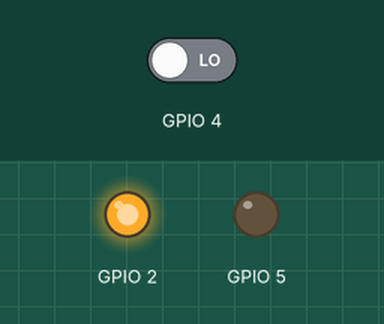
Bench run of a sketch on a simulated ESP8266 (NodeMCU). Parts: output pins drawn as LEDs (lit = HIGH, except the on-board LED, lit = LOW). The inputs (shaded band) are chosen by the test bench; at power-on: GPIO 4 LOW. WiFi joins after 1.5 s; servers stay silent unless stated; what the sketch prints to the serial monitor is not drawn.

Above: at 0.1 s.
At 42.0 s:
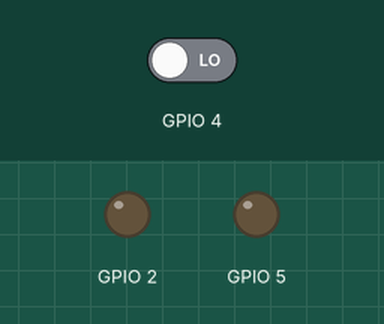
Timing chart, 0 to 43.5 s (numbered marks = the images above):
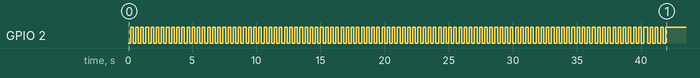

The sketch:

garage_04_alexa.ino
```cpp
#include <ESP8266WiFi.h>

#include <DHT.h>
#include "fauxmoESP.h"

fauxmoESP fauxmo;

#define WIFI_SSID "entropy"
#define WIFI_PASS "xxxxxx"

#define DHTPIN 2          // What digital pin we're connected to
#define DHTTYPE DHT11     // DHT 11
DHT dht(DHTPIN, DHTTYPE);

int garageEvent = 3; // undefined

void tick()
{
  //toggle state
  int state = digitalRead(BUILTIN_LED);  // get the current state of GPIO1 pin
  digitalWrite(BUILTIN_LED, !state);     // set pin to the opposite state
}


void setup()
{

  Serial.begin(115200);
  Serial.println("Starting....");
    Serial.println("garage_04_alexa 070617");
  //set led pin as output
  pinMode(BUILTIN_LED, OUTPUT);
  pinMode(5, OUTPUT);
  pinMode(4, INPUT);

  // -----------------------------------------------------------------------------
  // Wifi
  // -----------------------------------------------------------------------------

  // Set WIFI module to STA mode
  WiFi.mode(WIFI_STA);

  // Connect
  //Serial.printf("[WIFI] Connecting to %s ", WIFI_SSID);
  //WiFi.begin(WIFI_SSID, WIFI_PASS);

  // Wait
  int wifiwait = 0;

  while (WiFi.status() != WL_CONNECTED) {
    Serial.print(".");
    wifiwait++;
    digitalWrite(BUILTIN_LED, LOW);
   // digitalWrite(5, HIGH);
    delay(200);
    digitalWrite(BUILTIN_LED, HIGH);
  //  digitalWrite(5, LOW);
    delay(200);
    if (wifiwait > 100) {
      wifiwait = 0;
      WiFi.disconnect();
      delay(100);
      Serial.printf("[WIFI] Connecting to %s ", WIFI_SSID);
      WiFi.begin(WIFI_SSID, WIFI_PASS);
    }
  }


  Serial.println();

  // Connected!
  Serial.printf("[WIFI] STATION Mode, SSID: %s, IP address: %s\n", WiFi.SSID().c_str(), WiFi.localIP().toString().c_str());


  //digitalWrite(BUILTIN_LED, HIGH);


  //  timer.setInterval(600000L, sendSensor);  // every 10min send DHT metric
  //  timer.setInterval(1000L, checkDoorSensor);  // every 1s check door sensor

  fauxmo.addDevice("garage");


  //
  fauxmo.onMessage([](unsigned char device_id, const char * device_name, bool state) {

    Serial.printf("[MAIN] Device #%d (%s) state: %s\n", device_id, device_name, state ? "ON" : "OFF");

    if ((strcmp(device_name, "garage") == 0)) {
      garageEvent = state ? 1 : 0;

    }

});

}


  //      if (state == true) {
  //        Serial.println("Garage: received request for HIGH - open garage");
  //
  //        if (DoorState == 1) {
  //          Serial.println("Door already open - no action");
  //        }  else {
  //
  //          Serial.println("Opening garage - toggle for 250ms");
  //          digitalWrite(5, HIGH);
  //          digitalWrite(BUILTIN_LED, HIGH);
  //
  //          static unsigned long last = millis();
  //          while (last + 300 > millis()) {
  //            ESP.wdtFeed();
  //          }
  //
  //          digitalWrite(5, LOW);
  //          digitalWrite(BUILTIN_LED, LOW);
  //          Serial.println("toggle done.");
  //        }
  //      } else {
  //
  //        Serial.println("Garage: received request for LOW - close garage");
  //
  //        if (DoorState == 0) {
  //          Serial.println("Door already closed - no action");
  //        }  else {
  //
  //          Serial.println("Closing garage - toggle for 250ms");
  //          digitalWrite(5, HIGH);
  //          digitalWrite(BUILTIN_LED, HIGH);
  //
  //          static unsigned long last = millis();
  //          while (last + 300 > millis()) {
  //            ESP.wdtFeed();
  //          }
  //
  //          digitalWrite(5, LOW);
  //          digitalWrite(BUILTIN_LED, LOW);
  //          digitalWrite(BUILTIN_LED, 0);
  //          Serial.println("toggle done.");
  //        }
  //
  //
  //      }


void loop()
{
  //  timer.run(); // Initiates SimpleTimer

  fauxmo.handle();
  ESP.wdtFeed();
  static unsigned long last_loop = millis();
  if (millis() - last_loop > 5000) {
    last_loop = millis();
    Serial.printf("[MAIN] Free heap: %d bytes\n", ESP.getFreeHeap());
    int DoorState = digitalRead(4);
    Serial.print("Door Status: "); Serial.println (DoorState);
  }

  if (garageEvent != 3) {
  bool state = garageEvent ? true : false;
  int DoorState = digitalRead(4);
    Serial.print("Door Status: "); Serial.print (DoorState); Serial.print(" State: "); Serial.println (state);

    // state: false = door to close, true = to open
    // DoorState" 1 = open, 0 = closed

    if (((DoorState == 1) and (state == false) or (DoorState == 0) and (state == true))) {

      Serial.println("###### Toggeling garage");
      pinMode(5, OUTPUT);
      //pinMode(4, INPUT);
      digitalWrite(5, HIGH);
      digitalWrite(BUILTIN_LED, LOW);

      //        static unsigned long last = millis();
      //        while (last + 300 > millis()) {
      //          ESP.wdtFeed();
      //        }

      delay(300);

      digitalWrite(5, LOW);
      digitalWrite(BUILTIN_LED, HIGH);
      //    digitalWrite(BUILTIN_LED, 0);
      Serial.println("toggle done.");

    } else {Serial.println("No action...");}


    garageEvent = 3;
  }

}
```
